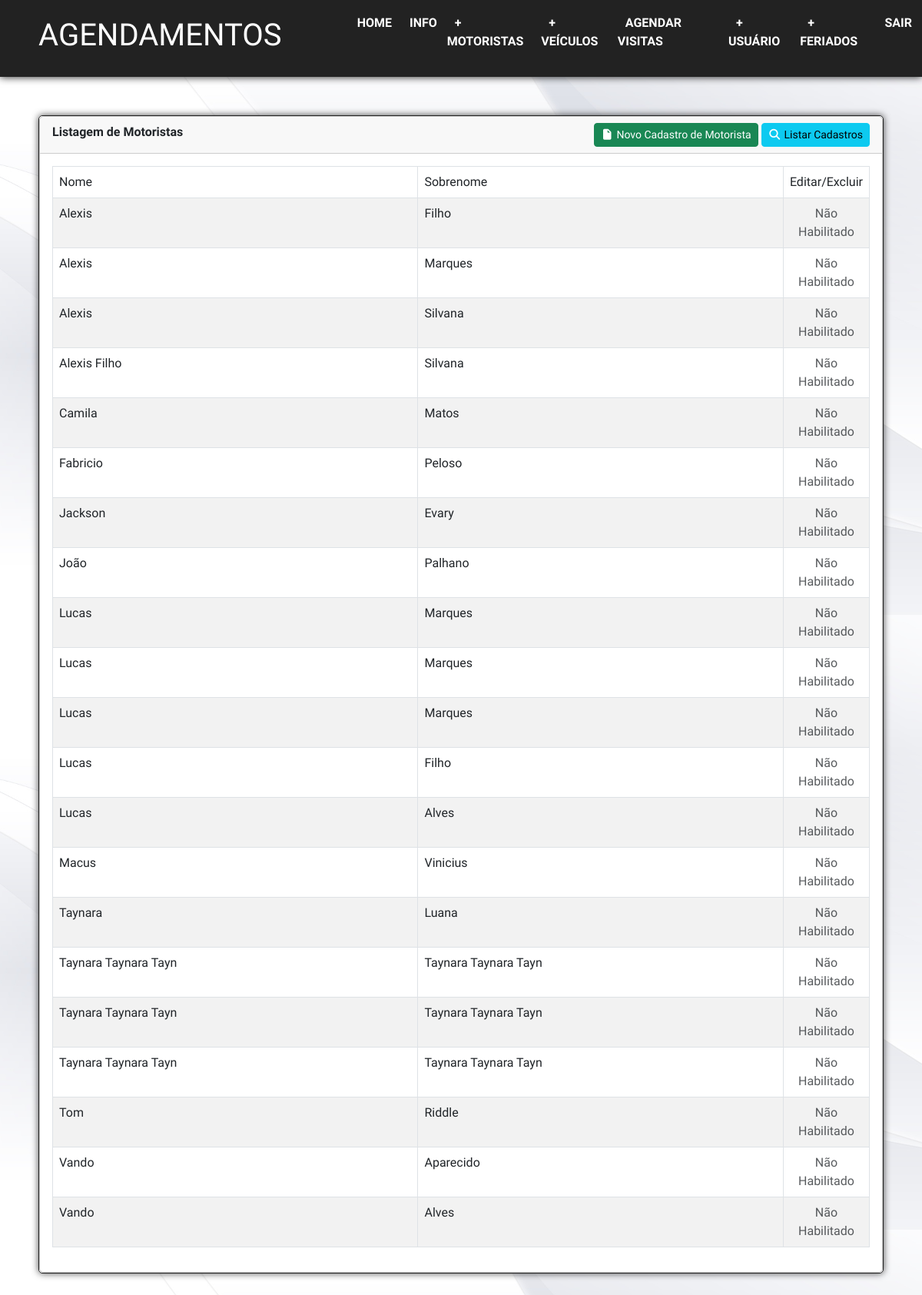
The page /listar/motoristas (signed in) on the database its author committed.
### tables this page shows
CREATE TABLE `motoristas` (
  `id` int(11) NOT NULL,
  `nome` varchar(100) DEFAULT NULL,
  `sobrenome` varchar(100) DEFAULT NULL
);

### listar/motoristas.php (the view, shortened to what this page needs)
<div class="cadastramento">
    <div class="card">
        <div class="card-header">
            <strong>Listagem de Motoristas</strong>
            <div class="float-end">
                <a href="cadastrar/motoristas" class="btn btn-success btn-sm" title="Novo registro">
                    <i class="fas fa-file"></i> Novo Cadastro de Motorista
                </a>
                <a href="listar/motoristas" class="btn btn-info btn-sm">
                    <i class="fas fa-search"></i> Listar Cadastros
                </a>
            </div>
        </div>
        <div class="card-body">
            <table class="table table-hover table-bordered table-striped">
                <thead>
                    <tr>
                        <td>Nome</td>
                        <td>Sobrenome</td>
                        <td width="100px">Editar/Excluir</td>
                    </tr>
                </thead>
                <tbody>
                    <?php
                    $sqlMotoristas = "select * from motoristas order by nome";
                    $consultaMotoristas = $pdo->prepare($sqlMotoristas);
                    $consultaMotoristas->execute();
                    while ($d = $consultaMotoristas->fetch(PDO::FETCH_OBJ)) {
                    ?>
                    <tr>
                        <td><?= $d->nome ?></td>
                        <td><?= $d->sobrenome ?></td>
                        <td class="text-center">
                            <?php if ($_SESSION["usuarioAdm"]["categoria"] === "Funcionario") { ?>
                            <a href="cadastrar/motoristas/<?= $d->id ?>" title="Editar" class="btn btn-success btn-sm">
                                <i class="fas fa-edit"></i>
                            </a>
                            <a href="javascript:excluir(<?= $d->id ?>)" title="Excluir" class="btn btn-danger btn-sm">
                                <i class="fas fa-trash"></i>
                            </a>
                            <?php } else { ?>
                            <span class="text-muted">Não Habilitado</span>
                            <?php } ?>
                        </td>
                    </tr>
                    <?php
                    }
                    ?>
                </tbody>
            </table>
        </div>
    </div>
</div>
<br>
<br>

### index.php (shortened to what this page needs)
<!DOCTYPE html>
<html lang="pt-br">
<head>
    <link rel="stylesheet" href="css/bootstrap.min.css">
    <link rel="stylesheet" href="css/all.min.css">
    <link rel="stylesheet" href="css/datatables.min.css">
    <link rel="stylesheet" href="css/summernote-lite.min.css">
    <link rel="stylesheet" href="css/sweetalert2.min.css">
    <link rel="stylesheet" href="css/styles.css">
    <link rel="stylesheet" href="https://cdnjs.cloudflare.com/ajax/libs/font-awesome/6.4.2/css/all.min.css"
 />
    <link rel="stylesheet" href="https://cdnjs.cloudflare.com/ajax/libs/font-awesome/5.15.3/css/all.min.css"
 />
    <link rel="stylesheet" href="https://cdn.jsdelivr.net/npm/@fortawesome/fontawesome-free/css/all.min.css">
</head>
<body>
    <?php
    if (!isset($_SESSION["usuarioAdm"]["id"])) {
        require "pages/login.php";
    } else {
        $pagina = "home";
        require "header.php";
        if (isset($_GET["param"])) {
            $param = explode("/", $_GET["param"]);
        }
        $pasta = $param[0] ?? NULL;
        $arquivo = $param[1] ?? NULL;
        if (($pasta == "home") or ($pasta == "index.php")) {
            $pagina = "pages/home.php";
        } else {
            $pagina = "{$pasta}/{$arquivo}.php";
        }
        if (file_exists($pagina)) {
            require $pagina;
        } else {
            require "pages/erro.php";
        }
    }
    ?>
</body>
</html>

### header.php (shortened to what this page needs)
<header>
    <div class="logo">
        <h1>Agendamentos</h1>
    </div>
    <ul>
        <li class="selecionar"><a href="pages/home">Home</a></li>
        <li class="cadastros">
            <a href="pages/home">Info</a>
        </li>
        <li class="selecionar "><a href="cadastrar/motoristas">+ Motoristas</a></li>
        <li class="selecionar "><a href="cadastrar/veiculos">+ Veículos</a></li>
        <li class="selecionar "><a href="cadastrar/agendamentos">Agendar Visitas</a></li>
        <li class="selecionar "><a href="cadastrar/usuarios">+ Usuário</a></li>
        <li class="selecionar "><a href="cadastrar/feriados">+ Feriados</a></li>
        <li class="Sair"><a onclick="confirmarSaida()">Sair</a></li>
    </ul>
</header>

### css/styles.css (style rules this page uses)
* { margin: 0; padding: 0; box-sizing: border-box; font-family: 'Ubuntu', sans-serif; }
:root { --black: #000; --blue: #2a2185; --white: #fff; --gray: rgba(255, 255, 255, .2); --black1: #222; --black2: #999; --green: #018721; --purple: #8000ff; --red: #ff0000; --light_purple: #935fed; --light_pink: #bf70ff; --light_red: #ff5c5c; }
body { background: url('../images/fundobranco.jpg'); background-size: cover; background-position: center; height: 100vh; }
header { background-color: var(--black1); width: 100%; height: 100px; display: flex; justify-content: space-between; align-items: center; z-index: 99999999; box-shadow: 0 0 10px rgba(0, 0, 0, .9); }
header .logo { flex: 1; color: var(--white); margin-left: 50px; text-transform: uppercase; font-size: 15px; }
header ul { flex: 2; display: flex; justify-content: space-evenly; }
header ul li { list-style: none; }
header ul li a { text-decoration: none; color: var(--white); font-weight: 600; text-transform: uppercase; padding: 10px 10px; margin-right: 3px; }
i { color: var(--white); cursor: pointer; }
.cadastramento { margin: 50px; border: 1px solid var(--black1); border-radius: 5px; box-shadow: 0 0 10px rgba(0, 0, 0, .7); }
.Sair { color: var(--white); cursor: pointer; }

### rows shown on the page
motoristas: nome "Alexis", sobrenome "Filho"
motoristas: nome "Alexis", sobrenome "Marques"
motoristas: nome "Alexis", sobrenome "Silvana"
motoristas: nome "Alexis Filho", sobrenome "Silvana"
motoristas: nome "Camila", sobrenome "Matos"
motoristas: nome "Fabricio", sobrenome "Peloso"
motoristas: nome "Jackson", sobrenome "Evary"
motoristas: nome "João", sobrenome "Palhano"
motoristas: nome "Lucas", sobrenome "Marques"
motoristas: nome "Lucas", sobrenome "Marques"
motoristas: nome "Lucas", sobrenome "Marques"
motoristas: nome "Lucas", sobrenome "Filho"
motoristas: nome "Lucas", sobrenome "Alves"
motoristas: nome "Macus", sobrenome "Vinicius"
motoristas: nome "Taynara", sobrenome "Luana"
motoristas: nome "Taynara Taynara Tayn", sobrenome "Taynara Taynara Tayn"
motoristas: nome "Taynara Taynara Tayn", sobrenome "Taynara Taynara Tayn"
motoristas: nome "Taynara Taynara Tayn", sobrenome "Taynara Taynara Tayn"
motoristas: nome "Tom", sobrenome "Riddle"
motoristas: nome "Vando", sobrenome "Aparecido"
motoristas: nome "Vando", sobrenome "Alves"
